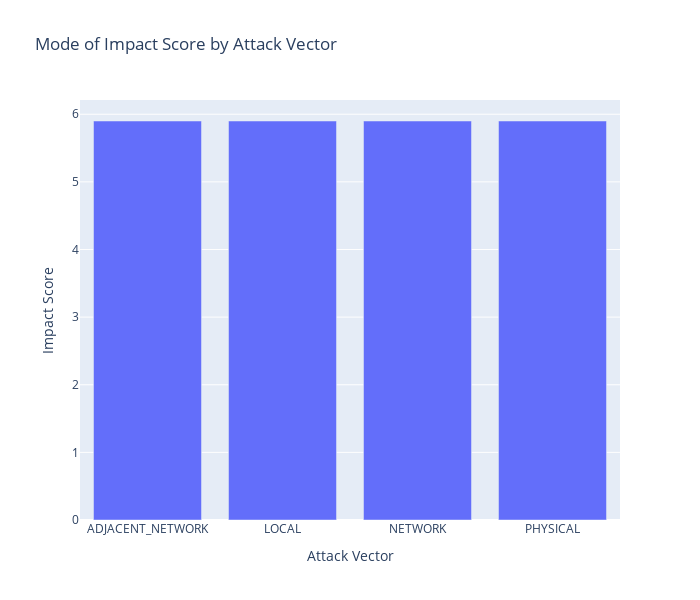

The cell this chart's notebook holds for it:
### Code cell
mode_df_impact_score = dt_analyzer.calculate_mode_category(dataFrame, "attackVector", "impactScore", "Attack Vector", "Impact Score")
dt_analyzer.show_bar_chart(mode_df_impact_score, "Attack Vector", "Impact Score", 700, 600, "Mode of Impact Score by Attack Vector")

### Figure 1 — Plotly figure (JSON) as saved in the notebook; plotly's stock layout.template omitted (floating-point values rounded to 4 significant figures)
{"data": [{"alignmentgroup": "True", "hovertemplate": "Attack Vector=%{x}<br>Impact Score=%{y}<extra></extra>", "legendgroup": "", "marker": {"color": "#636efa", "pattern": {"shape": ""}}, "name": "", "offsetgroup": "", "orientation": "v", "showlegend": false, "textposition": "auto", "type": "bar", "x": ["ADJACENT_NETWORK", "LOCAL", "NETWORK", "PHYSICAL"], "xaxis": "x", "y": [5.9, 5.9, 5.9, 5.9], "yaxis": "y"}], "layout": {"barmode": "relative", "height": 600, "legend": {"tracegroupgap": 0}, "title": {"text": "Mode of Impact Score by Attack Vector"}, "width": 700, "xaxis": {"anchor": "y", "domain": [0, 1], "title": {"text": "Attack Vector"}}, "yaxis": {"anchor": "x", "domain": [0, 1], "title": {"text": "Impact Score"}}}}
